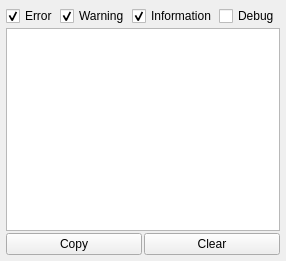
<?xml version="1.0" encoding="UTF-8"?>
<ui version="4.0">
 <class>plugin_logger</class>
 <widget class="QWidget" name="plugin_logger">
  <property name="windowModality">
   <enum>Qt::NonModal</enum>
  </property>
  <property name="geometry">
   <rect>
    <x>0</x>
    <y>0</y>
    <width>280</width>
    <height>261</height>
   </rect>
  </property>
  <property name="focusPolicy">
   <enum>Qt::NoFocus</enum>
  </property>
  <property name="windowTitle">
   <string>Logger</string>
  </property>
  <layout class="QVBoxLayout" name="verticalLayout">
   <property name="spacing">
    <number>2</number>
   </property>
   <property name="leftMargin">
    <number>6</number>
   </property>
   <property name="topMargin">
    <number>6</number>
   </property>
   <property name="rightMargin">
    <number>6</number>
   </property>
   <property name="bottomMargin">
    <number>6</number>
   </property>
   <item>
    <layout class="QHBoxLayout" name="horizontalLayout">
     <property name="spacing">
      <number>2</number>
     </property>
     <item>
      <widget class="QCheckBox" name="check_error">
       <property name="text">
        <string>Error</string>
       </property>
       <property name="checked">
        <bool>true</bool>
       </property>
      </widget>
     </item>
     <item>
      <widget class="QCheckBox" name="check_warning">
       <property name="text">
        <string>Warning</string>
       </property>
       <property name="checked">
        <bool>true</bool>
       </property>
      </widget>
     </item>
     <item>
      <widget class="QCheckBox" name="check_information">
       <property name="text">
        <string>Information</string>
       </property>
       <property name="checked">
        <bool>true</bool>
       </property>
      </widget>
     </item>
     <item>
      <widget class="QCheckBox" name="check_debug">
       <property name="text">
        <string>Debug</string>
       </property>
      </widget>
     </item>
    </layout>
   </item>
   <item>
    <widget class="QPlainTextEdit" name="edit_log">
     <property name="undoRedoEnabled">
      <bool>false</bool>
     </property>
     <property name="readOnly">
      <bool>true</bool>
     </property>
    </widget>
   </item>
   <item>
    <layout class="QHBoxLayout" name="horizontalLayout_2">
     <property name="spacing">
      <number>2</number>
     </property>
     <item>
      <widget class="QPushButton" name="btn_copy">
       <property name="text">
        <string>Copy</string>
       </property>
      </widget>
     </item>
     <item>
      <widget class="QPushButton" name="btn_clear">
       <property name="text">
        <string>Clear</string>
       </property>
      </widget>
     </item>
    </layout>
   </item>
  </layout>
 </widget>
 <resources/>
 <connections/>
</ui>
